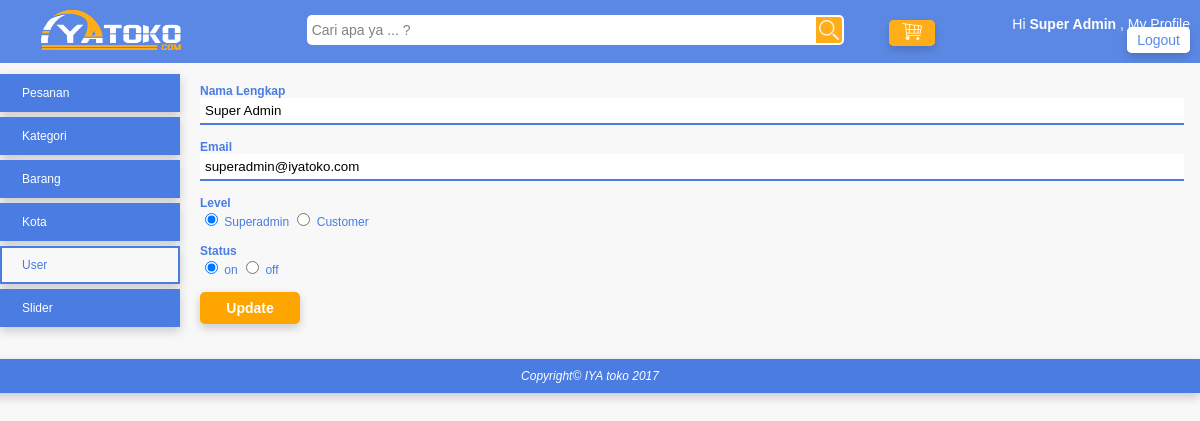
The page /index.php?page=my_profile&module=user&action=form&id_user=1 (signed in) on the database its author committed.
### tables this page shows
CREATE TABLE `tb_user` (
  `id_user` int(10) NOT NULL AUTO_INCREMENT,
  `level_user` varchar(30) NOT NULL,
  `nama_user` varchar(150) NOT NULL,
  `email_user` varchar(160) NOT NULL,
  `password` varchar(300) DEFAULT NULL,
  `status` enum('on','off') NOT NULL,
  PRIMARY KEY (`id_user`)
);

### module/user/form.php (the view)
<?php
  $id_user = isset($_GET['id_user']) ? $_GET['id_user'] : "";
	$button = "Update";
	$queryUser = mysqli_query($koneksi, "SELECT * FROM tb_user WHERE id_user='$id_user'");
	$row=mysqli_fetch_array($queryUser);
	$nama_user = $row["nama_user"];
	$email_user = $row["email_user"];
	$status = $row["status"];
	$level_user = $row["level_user"];
?>
<form action="<?php echo BASE_URL."module/user/action.php?id_user=$id_user"?>" method="POST">
	<div class="element-form">
		<label>Nama Lengkap</label>
		<span><input type="text" name="nama_user" value="<?php echo $nama_user; ?>" /></span>
	</div>
	<div class="element-form">
		<label>Email</label>
		<span><input type="text" name="email_user" value="<?php echo $email_user; ?>" /></span>
	</div>
	<div class="element-form">
		<label>Level</label>
		<span>
			<input type="radio" value="superadmin" name="level_user" <?php if($level_user == "superadmin"){ echo "checked"; } ?> /> Superadmin
			<input type="radio" value="customer" name="level_user" <?php if($level_user == "customer"){ echo "checked"; } ?> /> Customer
		</span>
	</div>
	<div class="element-form">
		<label>Status</label>
		<span>
			<input type="radio" value="on" name="status" <?php if($status == "on"){ echo "checked"; } ?> /> on
			<input type="radio" value="off" name="status" <?php if($status == "off"){ echo "checked"; } ?> /> off
		</span>
	</div>
	<div class="element-form">
		<span><input type="submit" name="button" value="<?php echo $button; ?>" class="submit-my-profile" /></span>
	</div>
</form>

### css/style.css (style rules this page uses)
body { font-family: arial; font-size: 12px; color: #4A7CE2; background: #F8F8F8; margin: 0px; margin-top: 64px; }
.element-form { margin-bottom: 15px; }
.element-form label { display: block; font-weight: bold; }
.element-form span { display: block; }
.element-form span input[type="text"], .element-form span input[type="password"], .element-form span textarea, .element-form span select { border:none; border-bottom: 2px #4A7CE2 solid; width: 100%; padding: 5px; box-sizing: border-box; background: #FFF; }
.element-form span input[type="submit"] { background: orange; color: white; padding: 6px 15px; font-size: 14px; font-weight: bold; border: 2px orange solid; cursor: pointer; width: 350px; box-shadow: 0 4px 10px 0 rgba(0,0,0,0.19); }
.element-form span input[value="Add"], .element-form span input[value="Update"] { background: orange; color: white; padding: 6px 15px; font-size: 14px; font-weight: bold; border: 2px orange solid; border-radius: 5px; cursor: pointer; width: 100px; box-shadow: 0 4px 10px 0 rgba(0,0,0,0.19); }

### rows shown on the page
tb_user: nama_user "Super Admin", email_user "superadmin@iyatoko.com", level_user "☑", status "☑"

### other values the page prints
$nama_user "Super Admin"
